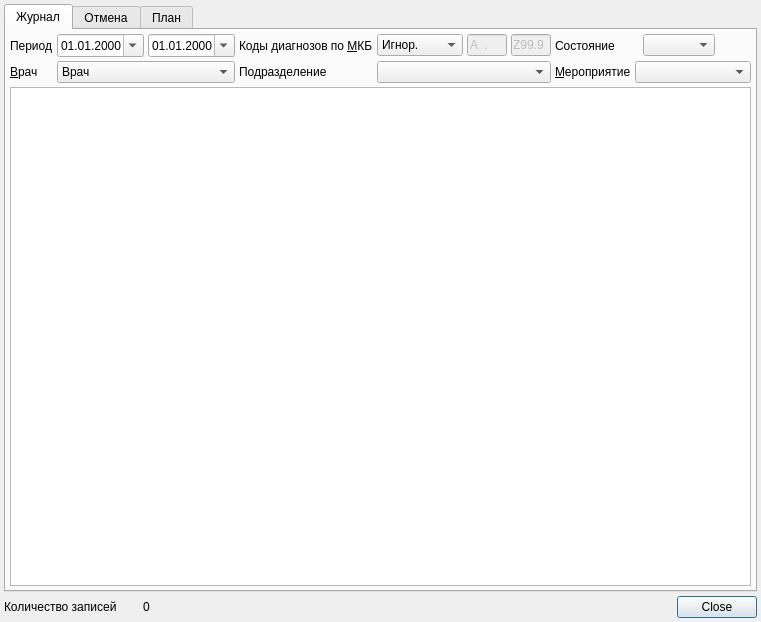
<?xml version="1.0" encoding="UTF-8"?>
<ui version="4.0">
 <class>SurgeryJournalDialog</class>
 <widget class="QDialog" name="SurgeryJournalDialog">
  <property name="windowModality">
   <enum>Qt::WindowModal</enum>
  </property>
  <property name="geometry">
   <rect>
    <x>0</x>
    <y>0</y>
    <width>761</width>
    <height>622</height>
   </rect>
  </property>
  <property name="sizePolicy">
   <sizepolicy hsizetype="Expanding" vsizetype="Expanding">
    <horstretch>0</horstretch>
    <verstretch>0</verstretch>
   </sizepolicy>
  </property>
  <property name="minimumSize">
   <size>
    <width>761</width>
    <height>622</height>
   </size>
  </property>
  <property name="windowTitle">
   <string>Журнал операций</string>
  </property>
  <property name="modal">
   <bool>true</bool>
  </property>
  <layout class="QGridLayout" name="gridLayout_4">
   <property name="margin">
    <number>4</number>
   </property>
   <property name="spacing">
    <number>4</number>
   </property>
   <item row="0" column="0" colspan="2">
    <widget class="QTabWidget" name="tabSurgeryJournal">
     <property name="currentIndex">
      <number>0</number>
     </property>
     <widget class="QWidget" name="tabJournal">
      <attribute name="title">
       <string>Журнал</string>
      </attribute>
      <layout class="QGridLayout" name="gridLayout">
       <property name="margin">
        <number>4</number>
       </property>
       <property name="spacing">
        <number>4</number>
       </property>
       <item row="0" column="0">
        <widget class="QLabel" name="lblPeriodJournal">
         <property name="text">
          <string>Период</string>
         </property>
        </widget>
       </item>
       <item row="0" column="2">
        <widget class="CDateEdit" name="edtEndDateJournal">
         <property name="displayFormat">
          <string>dd.MM.yyyy</string>
         </property>
         <property name="calendarPopup">
          <bool>true</bool>
         </property>
        </widget>
       </item>
       <item row="5" column="0" colspan="12">
        <widget class="CTableView" name="tblJournal"/>
       </item>
       <item row="0" column="1">
        <widget class="CDateEdit" name="edtBegDateJournal">
         <property name="displayFormat">
          <string>dd.MM.yyyy</string>
         </property>
         <property name="calendarPopup">
          <bool>true</bool>
         </property>
        </widget>
       </item>
       <item row="0" column="11">
        <spacer name="horizontalSpacer_4">
         <property name="orientation">
          <enum>Qt::Horizontal</enum>
         </property>
         <property name="sizeHint" stdset="0">
          <size>
           <width>40</width>
           <height>20</height>
          </size>
         </property>
        </spacer>
       </item>
       <item row="0" column="10">
        <widget class="CActionStatusComboBox" name="cmbActionStatusJournal">
         <property name="sizePolicy">
          <sizepolicy hsizetype="MinimumExpanding" vsizetype="Fixed">
           <horstretch>0</horstretch>
           <verstretch>0</verstretch>
          </sizepolicy>
         </property>
        </widget>
       </item>
       <item row="2" column="1" colspan="2">
        <widget class="CPersonComboBoxEx" name="cmbPersonJournal">
         <item>
          <property name="text">
           <string>Врач</string>
          </property>
         </item>
        </widget>
       </item>
       <item row="2" column="0">
        <widget class="QLabel" name="lblPersonJournal">
         <property name="text">
          <string>&amp;Врач</string>
         </property>
         <property name="buddy">
          <cstring>cmbPersonJournal</cstring>
         </property>
        </widget>
       </item>
       <item row="0" column="3">
        <widget class="QLabel" name="lblMKBJournal">
         <property name="text">
          <string>Коды диагнозов по &amp;МКБ</string>
         </property>
         <property name="buddy">
          <cstring>cmbMKBFilterJournal</cstring>
         </property>
        </widget>
       </item>
       <item row="2" column="3">
        <widget class="QLabel" name="lblOrgStructureJournal">
         <property name="text">
          <string>Подразделение</string>
         </property>
        </widget>
       </item>
       <item row="0" column="4">
        <widget class="QComboBox" name="cmbMKBFilterJournal">
         <item>
          <property name="text">
           <string>Игнор.</string>
          </property>
         </item>
         <item>
          <property name="text">
           <string>Интервал</string>
          </property>
         </item>
        </widget>
       </item>
       <item row="0" column="6">
        <widget class="CICDCodeEdit" name="edtMKBToJournal">
         <property name="enabled">
          <bool>false</bool>
         </property>
         <property name="sizePolicy">
          <sizepolicy hsizetype="Fixed" vsizetype="Fixed">
           <horstretch>0</horstretch>
           <verstretch>0</verstretch>
          </sizepolicy>
         </property>
         <property name="maximumSize">
          <size>
           <width>40</width>
           <height>16777215</height>
          </size>
         </property>
         <property name="inputMask">
          <string>a00.00; </string>
         </property>
         <property name="text">
          <string>Z99.9</string>
         </property>
         <property name="maxLength">
          <number>6</number>
         </property>
        </widget>
       </item>
       <item row="0" column="5">
        <widget class="CICDCodeEdit" name="edtMKBFromJournal">
         <property name="enabled">
          <bool>false</bool>
         </property>
         <property name="sizePolicy">
          <sizepolicy hsizetype="Fixed" vsizetype="Fixed">
           <horstretch>0</horstretch>
           <verstretch>0</verstretch>
          </sizepolicy>
         </property>
         <property name="maximumSize">
          <size>
           <width>40</width>
           <height>16777215</height>
          </size>
         </property>
         <property name="inputMask">
          <string>a00.00; </string>
         </property>
         <property name="text">
          <string>A.</string>
         </property>
         <property name="maxLength">
          <number>6</number>
         </property>
        </widget>
       </item>
       <item row="0" column="7" colspan="3">
        <widget class="QLabel" name="lblActionStatusJournal">
         <property name="text">
          <string>Состояние</string>
         </property>
        </widget>
       </item>
       <item row="2" column="8" colspan="4">
        <widget class="CActionTypeComboBoxEx" name="cmbActionTypeJournal">
         <property name="sizePolicy">
          <sizepolicy hsizetype="Expanding" vsizetype="Fixed">
           <horstretch>0</horstretch>
           <verstretch>0</verstretch>
          </sizepolicy>
         </property>
         <property name="sizeAdjustPolicy">
          <enum>QComboBox::AdjustToMinimumContentsLength</enum>
         </property>
        </widget>
       </item>
       <item row="2" column="7">
        <widget class="QLabel" name="lblActionTypeJournal">
         <property name="text">
          <string>&amp;Мероприятие</string>
         </property>
         <property name="buddy">
          <cstring>cmbActionTypeJournal</cstring>
         </property>
        </widget>
       </item>
       <item row="2" column="4" colspan="3">
        <widget class="COrgStructureComboBox" name="cmbOrgStructureJournal"/>
       </item>
      </layout>
     </widget>
     <widget class="QWidget" name="tabCanceled">
      <attribute name="title">
       <string>Отмена</string>
      </attribute>
      <layout class="QGridLayout" name="gridLayout_2">
       <property name="margin">
        <number>4</number>
       </property>
       <property name="spacing">
        <number>4</number>
       </property>
       <item row="0" column="0">
        <widget class="QLabel" name="lblPeriodCanceled">
         <property name="text">
          <string>Период</string>
         </property>
        </widget>
       </item>
       <item row="0" column="1">
        <widget class="CDateEdit" name="edtBegDateCanceled">
         <property name="displayFormat">
          <string>dd.MM.yyyy</string>
         </property>
         <property name="calendarPopup">
          <bool>true</bool>
         </property>
        </widget>
       </item>
       <item row="0" column="5">
        <widget class="QComboBox" name="cmbMKBFilterCanceled">
         <item>
          <property name="text">
           <string>Игнор.</string>
          </property>
         </item>
         <item>
          <property name="text">
           <string>Интервал</string>
          </property>
         </item>
        </widget>
       </item>
       <item row="0" column="10">
        <spacer name="horizontalSpacer_2">
         <property name="orientation">
          <enum>Qt::Horizontal</enum>
         </property>
         <property name="sizeHint" stdset="0">
          <size>
           <width>40</width>
           <height>20</height>
          </size>
         </property>
        </spacer>
       </item>
       <item row="0" column="2">
        <widget class="CDateEdit" name="edtEndDateCanceled">
         <property name="displayFormat">
          <string>dd.MM.yyyy</string>
         </property>
         <property name="calendarPopup">
          <bool>true</bool>
         </property>
        </widget>
       </item>
       <item row="0" column="3">
        <widget class="QLabel" name="lblMKBCanceled">
         <property name="text">
          <string>Коды диагнозов по &amp;МКБ</string>
         </property>
         <property name="buddy">
          <cstring>cmbMKBFilterJournal</cstring>
         </property>
        </widget>
       </item>
       <item row="0" column="8">
        <widget class="QCheckBox" name="chkActionStatusCanceled">
         <property name="text">
          <string>Отмена</string>
         </property>
         <property name="checked">
          <bool>true</bool>
         </property>
        </widget>
       </item>
       <item row="0" column="9">
        <widget class="QCheckBox" name="chkActionStatusRefused">
         <property name="text">
          <string>Отказ</string>
         </property>
         <property name="checked">
          <bool>true</bool>
         </property>
        </widget>
       </item>
       <item row="0" column="7">
        <widget class="CICDCodeEdit" name="edtMKBToCanceled">
         <property name="enabled">
          <bool>false</bool>
         </property>
         <property name="sizePolicy">
          <sizepolicy hsizetype="Fixed" vsizetype="Fixed">
           <horstretch>0</horstretch>
           <verstretch>0</verstretch>
          </sizepolicy>
         </property>
         <property name="maximumSize">
          <size>
           <width>40</width>
           <height>16777215</height>
          </size>
         </property>
         <property name="inputMask">
          <string>a00.00; </string>
         </property>
         <property name="text">
          <string>Z99.9</string>
         </property>
         <property name="maxLength">
          <number>6</number>
         </property>
        </widget>
       </item>
       <item row="0" column="6">
        <widget class="CICDCodeEdit" name="edtMKBFromCanceled">
         <property name="enabled">
          <bool>false</bool>
         </property>
         <property name="sizePolicy">
          <sizepolicy hsizetype="Fixed" vsizetype="Fixed">
           <horstretch>0</horstretch>
           <verstretch>0</verstretch>
          </sizepolicy>
         </property>
         <property name="maximumSize">
          <size>
           <width>40</width>
           <height>16777215</height>
          </size>
         </property>
         <property name="inputMask">
          <string>a00.00; </string>
         </property>
         <property name="text">
          <string>A.</string>
         </property>
         <property name="maxLength">
          <number>6</number>
         </property>
        </widget>
       </item>
       <item row="1" column="0">
        <widget class="QLabel" name="lblPersonCanceled">
         <property name="text">
          <string>&amp;Врач</string>
         </property>
         <property name="buddy">
          <cstring>cmbPersonJournal</cstring>
         </property>
        </widget>
       </item>
       <item row="2" column="0" colspan="11">
        <widget class="CTableView" name="tblCanceled"/>
       </item>
       <item row="1" column="1" colspan="2">
        <widget class="CPersonComboBoxEx" name="cmbPersonCanceled">
         <item>
          <property name="text">
           <string>Врач</string>
          </property>
         </item>
        </widget>
       </item>
       <item row="1" column="8" colspan="3">
        <widget class="CActionTypeComboBoxEx" name="cmbActionTypeCanceled">
         <property name="sizeAdjustPolicy">
          <enum>QComboBox::AdjustToMinimumContentsLength</enum>
         </property>
        </widget>
       </item>
       <item row="1" column="7">
        <widget class="QLabel" name="lblActionTypeCanceled">
         <property name="text">
          <string>&amp;Мероприятие</string>
         </property>
         <property name="buddy">
          <cstring>cmbActionTypeJournal</cstring>
         </property>
        </widget>
       </item>
       <item row="1" column="5" colspan="2">
        <widget class="COrgStructureComboBox" name="cmbOrgStructureCanceled"/>
       </item>
       <item row="1" column="3" colspan="2">
        <widget class="QLabel" name="lblOrgStructureCanceled">
         <property name="text">
          <string>Подразделение</string>
         </property>
        </widget>
       </item>
      </layout>
     </widget>
     <widget class="QWidget" name="tabPlan">
      <attribute name="title">
       <string>План</string>
      </attribute>
      <layout class="QGridLayout" name="gridLayout_3">
       <property name="margin">
        <number>4</number>
       </property>
       <property name="spacing">
        <number>4</number>
       </property>
       <item row="0" column="0">
        <widget class="QLabel" name="lblPeriodPlan">
         <property name="text">
          <string>Период</string>
         </property>
        </widget>
       </item>
       <item row="0" column="1">
        <widget class="CDateEdit" name="edtBegDatePlan">
         <property name="displayFormat">
          <string>dd.MM.yyyy</string>
         </property>
         <property name="calendarPopup">
          <bool>true</bool>
         </property>
        </widget>
       </item>
       <item row="0" column="2">
        <widget class="CDateEdit" name="edtEndDatePlan">
         <property name="displayFormat">
          <string>dd.MM.yyyy</string>
         </property>
         <property name="calendarPopup">
          <bool>true</bool>
         </property>
        </widget>
       </item>
       <item row="0" column="3">
        <widget class="QLabel" name="lblActionStatusPlan">
         <property name="text">
          <string>Состояние</string>
         </property>
        </widget>
       </item>
       <item row="0" column="4">
        <widget class="CActionStatusComboBox" name="cmbActionStatusPlan">
         <property name="sizePolicy">
          <sizepolicy hsizetype="MinimumExpanding" vsizetype="Fixed">
           <horstretch>0</horstretch>
           <verstretch>0</verstretch>
          </sizepolicy>
         </property>
        </widget>
       </item>
       <item row="1" column="0" colspan="6">
        <widget class="CTableView" name="tblPlan"/>
       </item>
       <item row="0" column="5">
        <spacer name="horizontalSpacer">
         <property name="orientation">
          <enum>Qt::Horizontal</enum>
         </property>
         <property name="sizeHint" stdset="0">
          <size>
           <width>40</width>
           <height>20</height>
          </size>
         </property>
        </spacer>
       </item>
      </layout>
     </widget>
    </widget>
   </item>
   <item row="1" column="0">
    <widget class="QLabel" name="lblCountRecordList">
     <property name="text">
      <string>Количество записей        0</string>
     </property>
    </widget>
   </item>
   <item row="1" column="1">
    <widget class="QDialogButtonBox" name="buttonBox">
     <property name="orientation">
      <enum>Qt::Horizontal</enum>
     </property>
     <property name="standardButtons">
      <set>QDialogButtonBox::Close</set>
     </property>
    </widget>
   </item>
  </layout>
 </widget>
 <customwidgets>
  <customwidget>
   <class>CTableView</class>
   <extends>QTableView</extends>
   <header>library/TableView.h</header>
  </customwidget>
  <customwidget>
   <class>CDateEdit</class>
   <extends>QDateEdit</extends>
   <header>library/DateEdit</header>
  </customwidget>
  <customwidget>
   <class>CPersonComboBoxEx</class>
   <extends>QComboBox</extends>
   <header>Orgs/PersonComboBoxEx.h</header>
  </customwidget>
  <customwidget>
   <class>CICDCodeEdit</class>
   <extends>QLineEdit</extends>
   <header>library/ICDCodeEdit.h</header>
  </customwidget>
  <customwidget>
   <class>CActionTypeComboBoxEx</class>
   <extends>QComboBox</extends>
   <header>Events/ActionTypeComboBoxEx.h</header>
  </customwidget>
  <customwidget>
   <class>CActionStatusComboBox</class>
   <extends>QComboBox</extends>
   <header>Events/ActionStatus.h</header>
  </customwidget>
  <customwidget>
   <class>COrgStructureComboBox</class>
   <extends>QComboBox</extends>
   <header>Orgs/OrgStructComboBoxes.h</header>
  </customwidget>
 </customwidgets>
 <tabstops>
  <tabstop>tabSurgeryJournal</tabstop>
  <tabstop>buttonBox</tabstop>
  <tabstop>edtBegDateJournal</tabstop>
  <tabstop>tblJournal</tabstop>
  <tabstop>cmbMKBFilterJournal</tabstop>
  <tabstop>edtEndDateJournal</tabstop>
  <tabstop>edtMKBFromJournal</tabstop>
  <tabstop>edtMKBToJournal</tabstop>
  <tabstop>cmbPersonJournal</tabstop>
  <tabstop>cmbOrgStructureJournal</tabstop>
  <tabstop>cmbActionStatusJournal</tabstop>
  <tabstop>cmbActionTypeJournal</tabstop>
  <tabstop>edtBegDateCanceled</tabstop>
  <tabstop>edtEndDateCanceled</tabstop>
  <tabstop>cmbMKBFilterCanceled</tabstop>
  <tabstop>edtMKBFromCanceled</tabstop>
  <tabstop>edtMKBToCanceled</tabstop>
  <tabstop>chkActionStatusCanceled</tabstop>
  <tabstop>chkActionStatusRefused</tabstop>
  <tabstop>cmbPersonCanceled</tabstop>
  <tabstop>cmbOrgStructureCanceled</tabstop>
  <tabstop>cmbActionTypeCanceled</tabstop>
  <tabstop>tblCanceled</tabstop>
  <tabstop>edtBegDatePlan</tabstop>
  <tabstop>edtEndDatePlan</tabstop>
  <tabstop>cmbActionStatusPlan</tabstop>
  <tabstop>tblPlan</tabstop>
 </tabstops>
 <resources/>
 <connections>
  <connection>
   <sender>buttonBox</sender>
   <signal>accepted()</signal>
   <receiver>SurgeryJournalDialog</receiver>
   <slot>accept()</slot>
   <hints>
    <hint type="sourcelabel">
     <x>248</x>
     <y>254</y>
    </hint>
    <hint type="destinationlabel">
     <x>157</x>
     <y>274</y>
    </hint>
   </hints>
  </connection>
  <connection>
   <sender>buttonBox</sender>
   <signal>rejected()</signal>
   <receiver>SurgeryJournalDialog</receiver>
   <slot>reject()</slot>
   <hints>
    <hint type="sourcelabel">
     <x>316</x>
     <y>260</y>
    </hint>
    <hint type="destinationlabel">
     <x>286</x>
     <y>274</y>
    </hint>
   </hints>
  </connection>
 </connections>
</ui>
